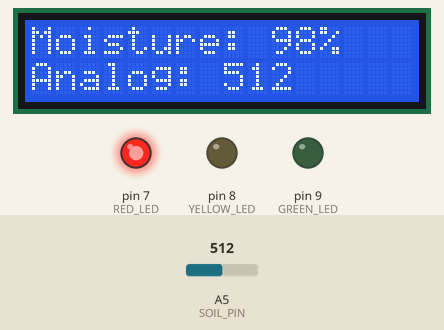
Simulated run of this sketch. Board: Arduino Uno, built with avr-gcc and run on an emulated ATmega328P. On the bench: 16×2 character LCD, output pins drawn as LEDs (lit = HIGH). The test bench sets the inputs (shaded band); at power-on: A5 (SOIL_PIN) = 512. What the sketch prints to the serial monitor is not drawn.

Above: at 1.2 s.
1.3 s: A5 (SOIL_PIN) set to 675
At 2.8 s:
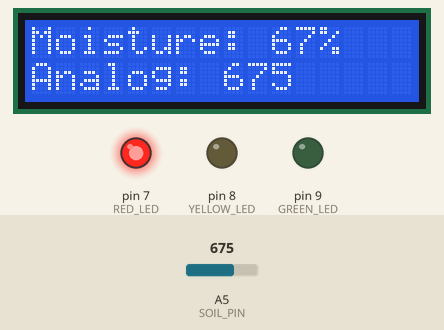
5.4 s: A5 (SOIL_PIN) set to 697
At 6.9 s:
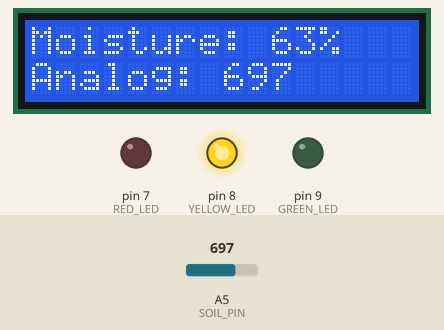
9.5 s: A5 (SOIL_PIN) set to 845
At 10.9 s:
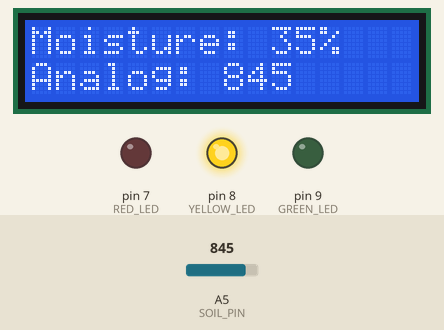
12.6 s: A5 (SOIL_PIN) set to 864
At 13.9 s:
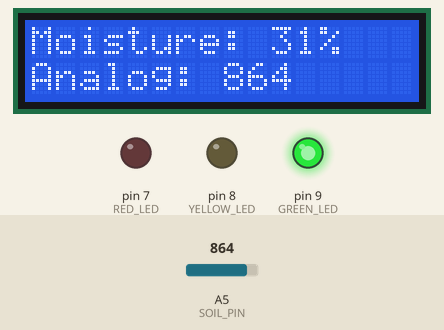
Timing chart, 0 to 15.6 s (numbered marks = the images above; inputs shaded):
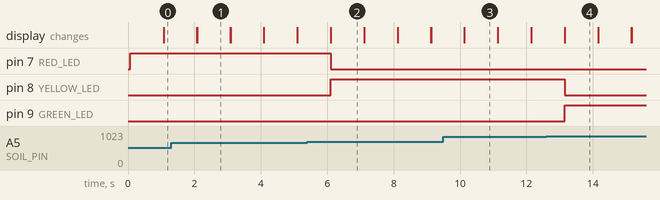

Measured:
- the behaviour switches between 683 and 684 on A5 (SOIL_PIN) (found by bisection; images 1 and 2)
- the behaviour switches between 855 and 856 on A5 (SOIL_PIN) (found by bisection; images 3 and 4)
- after the input at 1.3 s, the display: first differs from a run without the input after 0.78 s (image 1)
- after the input at 5.4 s, pin 7 (RED_LED): HIGH → LOW after 0.71 s; pin 8 (YELLOW_LED): LOW → HIGH after 0.71 s; the display: first differs from a run without the input after 0.71 s (image 2)
- after the input at 9.5 s, the display: first differs from a run without the input after 0.63 s (image 3)
- after the input at 12.6 s, pin 8 (YELLOW_LED): HIGH → LOW after 0.55 s; pin 9 (GREEN_LED): LOW → HIGH after 0.55 s; the display: first differs from a run without the input after 0.55 s (image 4)
- what the display in image 1 shows lasts 1.0 s, from 2.1 s to 3.1 s

The sketch:

soil_moisture_sensor.ino
```cpp
#include <LiquidCrystal.h>

/* Calibration constants */
#define WET_MEASUREMENT  500 // measurement taken using glass of water
#define DRY_MEASUREMENT 1023 // measurement taken when sensor completely dry
const int SCALED_WET_MEASUREMENT = 100;
const int SCALED_DRY_MEASUREMENT = 0;

/* Pin definitions */
const byte RED_LED = 7;
const byte YELLOW_LED = 8;
const byte GREEN_LED = 9;
const byte SOIL_PIN = A5; // analog pin on arduino to receive the moisture measurement

/* Global Variables */
int sensorValue = 0;  // stores moisture value in range 0..1023

/* LCD setup */
/* initialize the library by associating any needed LCD interface pin */
/* with the arduino pin number it is connected to */
const int rs = 12, en = 11, d4 = 5, d5 = 4, d6 = 3, d7 = 2;
LiquidCrystal lcd(rs, en, d4, d5, d6, d7);

void setup() {
  lcd.print("Initializing...");

  /* start Serial port */
  Serial.begin(9600);

  /* set LED pins to outputs */
  pinMode(RED_LED, OUTPUT);
  pinMode(YELLOW_LED, OUTPUT);
  pinMode(GREEN_LED, OUTPUT);

  /* set number of col/row for LCD */
  lcd.begin(16,2);

  /* reset all LEDs and LCD */
  digitalWrite(RED_LED, LOW);
  digitalWrite(YELLOW_LED, LOW);
  digitalWrite(GREEN_LED, LOW);
  lcd.clear();
}

void loop() {
  /* power-up the probe and pause for driver */

  /* read raw analog sensor value */
  sensorValue = analogRead(SOIL_PIN);

  /* print out value */
  lcd.setCursor(0,1);
  lcd.print("Analog: ");
  lcd.print(sensorValue);

  Serial.print("Raw Value: ");
  Serial.print(sensorValue);
  Serial.print(" ");
  // map raw sensor data to 0..100
  // this step required prior calibration with glass of water
  sensorValue = map(sensorValue, WET_MEASUREMENT, DRY_MEASUREMENT, SCALED_WET_MEASUREMENT, SCALED_DRY_MEASUREMENT);

  /* light up LEDs based on value */
  if (sensorValue >= 66) {
    digitalWrite(RED_LED, HIGH);
    digitalWrite(YELLOW_LED, LOW);
    digitalWrite(GREEN_LED, LOW);
  }
  else if (sensorValue >= 33 && sensorValue < 66) {
    digitalWrite(RED_LED, LOW);
    digitalWrite(YELLOW_LED, HIGH);
    digitalWrite(GREEN_LED, LOW);
  }
  else {
    digitalWrite(RED_LED, LOW);
    digitalWrite(YELLOW_LED, LOW);
    digitalWrite(GREEN_LED, HIGH);
  }
  // print to terminal
  //Serial.print("Moisture :");
  Serial.print(sensorValue);
  Serial.println("%");

  lcd.setCursor(0,0);
  lcd.print("Moisture: ");
  lcd.print(sensorValue);
  lcd.print("%");
  delay(1000);
  lcd.clear();
}
```
